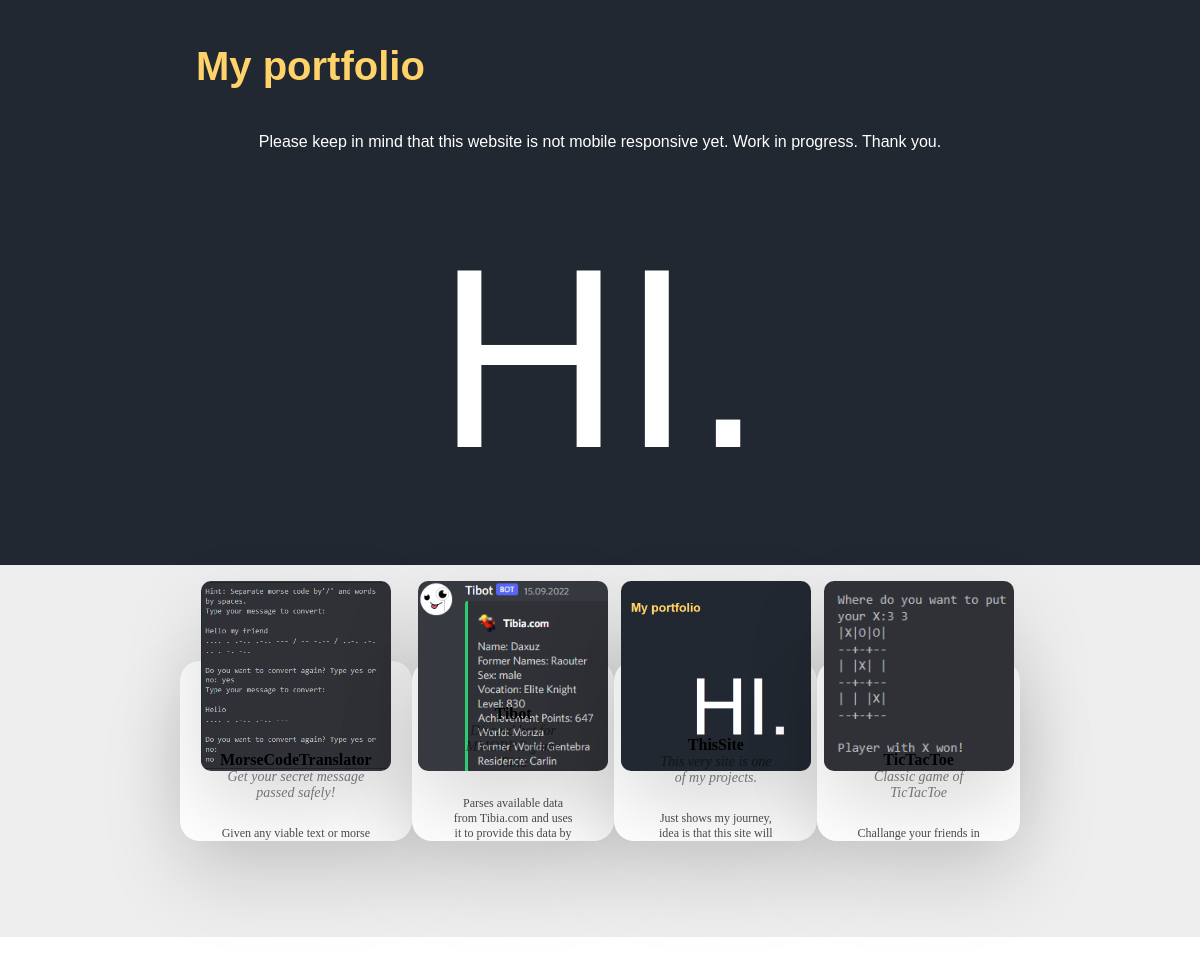
The page / on the database its author committed.
### main.py (models this page shows)
class Project(db.Model):
    __tablename__ = "projects"
    id = db.Column(db.Integer, primary_key=True)
    title = db.Column(db.String, unique=True, nullable=False)
    subtitle = db.Column(db.String(80), nullable=False)
    description = db.Column(db.String(250), nullable=False)
    technologies = db.Column(db.String, nullable=False)
    link = db.Column(db.String, nullable=False)

### main.py (the view)
@app.route('/')
def home():
    projects = Project.query.all()
    return render_template("index.html", projects=projects)

### templates/index.html (shortened to what this page needs)
{% include "header.html" %}
<!DOCTYPE html>
<html lang="en">
<head>
    <link href="{{ url_for('static', filename='css/template.css') }}" rel="stylesheet">
</head>
<body>
    <section id="title">
        <div class="top-contatiner">
            <div class="inner-top-container">
                <a class="welcome-text" >HI.</a>
            </div>
        </div>
    </section>
    <section id="projects">
        <div class="middle-container">
            {% for project in projects %}
          <div class="card">
            <div class="card-image">
              <img class="" src="{{ url_for('static', filename='images/' + project.title|lower + '.png') }}" alt="">
            </div>
            <div class="card-content">
              <div class="card-text">
                <div class="card-title">
                {{ project.title }}
                </div>
                <div class="card-subtitle">
                {{ project.subtitle}}
                </div>
                <div class="card-sentence">
                  {{ project.description }}<br>
                </div>
              </div>
            </div>
          </div>
          {% endfor %}
        </div>
      </section>
</body>
</html>

### templates/header.html (shortened to what this page needs)
<!DOCTYPE html>
<html lang="en">
<head>
    <link href="{{ url_for('static', filename='css/template.css') }}" rel="stylesheet">
</head>
<body>
<section id="title">
    <div class="top-container">
        <nav class="navbar">
            <a class="navbar-brand" >My portfolio</a>
        </nav>
      </div>
      <div class="im-so-sorry">
        <a> Please keep in mind that this website is not mobile responsive yet. Work in progress. Thank you.</a>
      </div>
</section>
</body>
</html>

### static/css/template.css (style rules this page uses)
body { margin: 0; height: 100%; }
#title { background-color: #222831; font-family: 'Ubuntu', sans-serif; color: #fff; margin: auto; }
.top-container { padding: 3% 15%; margin: auto; }
.im-so-sorry { width:100%; text-align: center; }
.navbar { position: relative; display: -ms-flexbox; display: flex; -ms-flex-wrap: wrap; flex-wrap: wrap; -ms-flex-align: center; align-items: center; -ms-flex-pack: justify; justify-content: space-between; padding: 0.5rem 1rem; }
.navbar-brand { font-size: 2.5rem; font-weight: bold; color: #FFD369; }
.inner-top-container { position: relative; margin-top: 5%; padding: 5%; display: table; width: 90%; margin: auto; text-align: center; position: relative; }
.welcome-text { font-size: 16rem; text-align: left; padding: 20px; }
.middle-container { display: flex; justify-content: space-between; }
#projects { background-color: #EEEEEE; padding: 8% 15%; margin-bottom: 5%; }
.card { display: block; color: initial; text-decoration: none; width: 340px; height: 180px; background: #fff; border-radius: 20px; box-shadow: 0 35px 80px rgb(0,0,0,0.15); transition: 0.5s; position: relative; }
.card-image { display: flex; justify-content: center; align-items: center; position: absolute; left: 50%; transform: translateX(-50%); top: -80px; background: transparent; height: 190px; width: 190px; border-radius: 10px; transition: 0.5s; box-shadow: 0 35px 80px rgb(0,0,0,0.15); overflow: hidden; }
.card-image img { width: 100%; border-radius: 6px; }
.card-content { position: relative; display: flex; justify-content: center; align-items: flex-end; overflow: hidden; width: 100%; height: 100%; }
.card-text { padding: 40px 40px; padding-bottom: 0px; text-align: center; width: 100%; transition: 0.5s; transform: translateY(100px); }
.card-title { font-size: 16px; font-weight: 600; }
.card-subtitle { padding-bottom: 5px; font-size: 14px; opacity: 0.5; font-style: italic; }
.card-sentence { font-size: 12px; opacity: 0.7; padding-top: 20px; padding-bottom: 5px; }

### rows shown on the page
Project: shows a picture, title "MorseCodeTranslator", subtitle "Get your secret message passed safely!", description "Given any viable text or morse…"
Project: shows a picture, title "Tibot", subtitle "Discord bot for MMORPG game Tibia", description "Parses available data from Tibia.com and uses it to provide this data by…"
Project: shows a picture, title "ThisSite", subtitle "This very site is one of my projects.", description "Just shows my journey, idea is that this site will…"
Project: shows a picture, title "TicTacToe", subtitle "Classic game of TicTacToe", description "Challange your friends in…"
